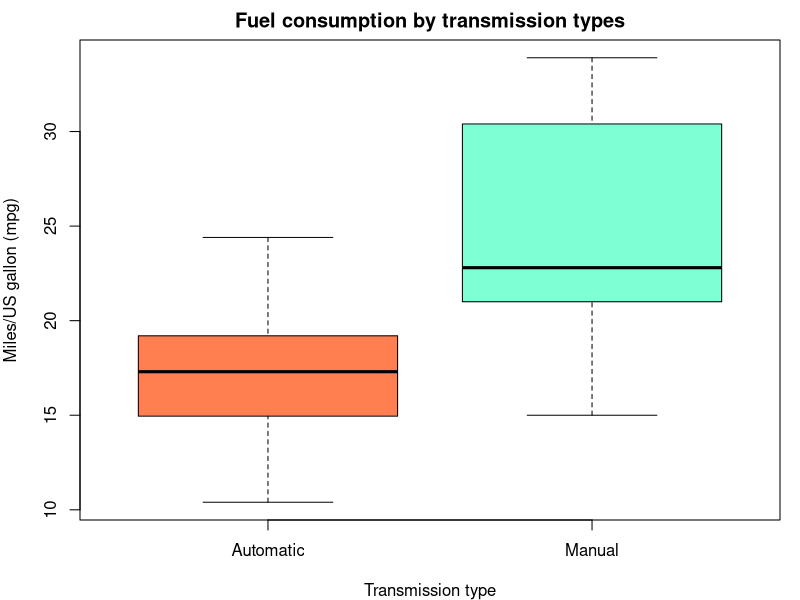

Recreate this plot in R.
## ---- chunk 1
library(knitr)
opts_chunk$set(warning = TRUE, #Make it FALSE for distribution!
               message = TRUE, #Make it FALSE for distribution!
               fig.width = 12,
               fig.height = 6)
## ---- chunk 2
library(datasets)
data(mtcars)
## ---- chunk 3
rowNumber <- nrow(mtcars)
colNumber <- ncol(mtcars)
## ---- chunk 4
mtcars$cyl <- as.factor(mtcars$cyl)    ## Number of cylinders
mtcars$gear <- as.factor(mtcars$gear)  ## Number of forward gears
mtcars$carb <- as.factor(mtcars$carb)  ## Number of carburetors
mtcars$vs <- as.factor(mtcars$vs)      ## Straight or V-engine
levels(mtcars$vs) <- c("V-engine", "Straight engine")
mtcars$am <- as.factor(mtcars$am)      ## Transmission
levels(mtcars$am) <- c("Automatic", "Manual")
## ---- chunk 5
fitPrimary <- lm(mpg ~ am, data = mtcars)
coeffPrimary <- summary(fitPrimary)$coefficients
coeffPrimary
## ---- chunk 6
rSquaredPrimary <- summary(fitPrimary)$r.squared
rSquaredPrimary
## ---- chunk 7
fit2 <- update(fitPrimary, mpg ~ am + hp)
fit3 <- update(fitPrimary, mpg ~ am + hp + wt)
fit4 <- update(fitPrimary, mpg ~ am + hp + wt + qsec)
fit5 <- update(fitPrimary, mpg ~ am + hp + wt + qsec + gear)
fit6 <- update(fitPrimary, mpg ~ am + hp + wt + qsec + gear + carb)

anova(fitPrimary, fit2, fit3, fit4, fit5, fit6)
## ---- chunk 8
str(mtcars)
## ---- chunk 9
par(mfrow = c(1, 1), mar = c(4, 4, 2, 1))
boxplot(mpg ~ am, data = mtcars,
        col = c("coral", "aquamarine"),
        xlab = "Transmission type",
        ylab = "Miles/US gallon (mpg)",
        main = "Fuel consumption by transmission types")
